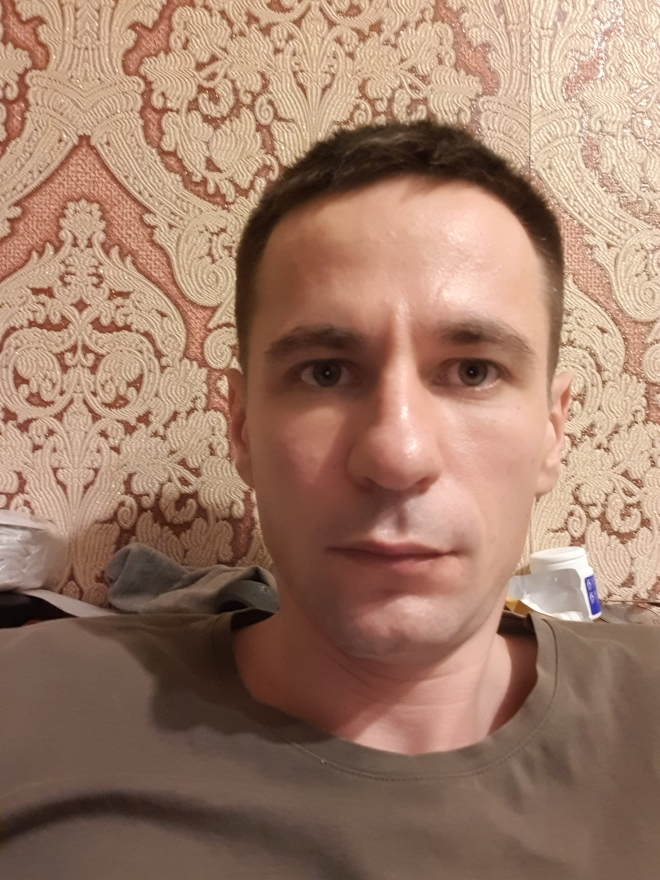
#> input picture Project Test/test.jpg, 1980 x 2640 px (shown at 1/3 size)
$ python CV_Project.py
#> lines starting #> are read from the running program, lines starting #| are printed output that depends on the picture
import cv2
import cv2.data


img = cv2.imread(r'test.jpg')
#> img is the input picture: shape (2640, 1980, 3); mean B, G, R 105.2, 124.2, 159
if img is None:
    print('Wrong path:')
    exit

img = cv2.resize(img, (720, 640))
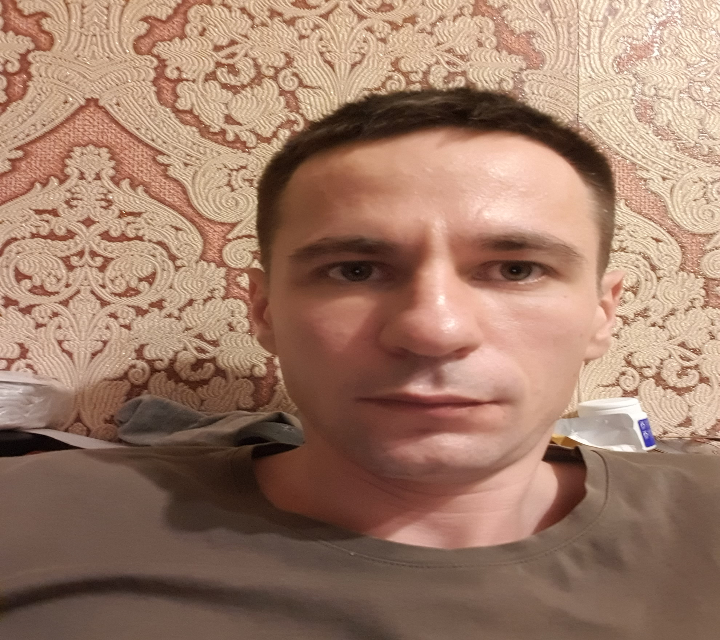
#> img: shape (640, 720, 3); mean B, G, R 105.1, 124.1, 158.9
frame = img.copy()

# ------------ Model for Age detection --------#


# Model requirements for image
ageList = ['(0-2)', '(4-6)', '(8-12)', '(15-20)',
        '(25-32)', '(38-43)', '(48-53)', '(60-100)']
#model_mean = (78.4263377603, 87.7689143744, 114.895847746)


# ------------- Model for face detection---------#
face_detector_cascade = cv2.CascadeClassifier(cv2.data.haarcascades + "haarcascade_frontalface_default.xml")

# converting to grayscale
img_gray = cv2.cvtColor(frame, cv2.COLOR_BGR2GRAY)
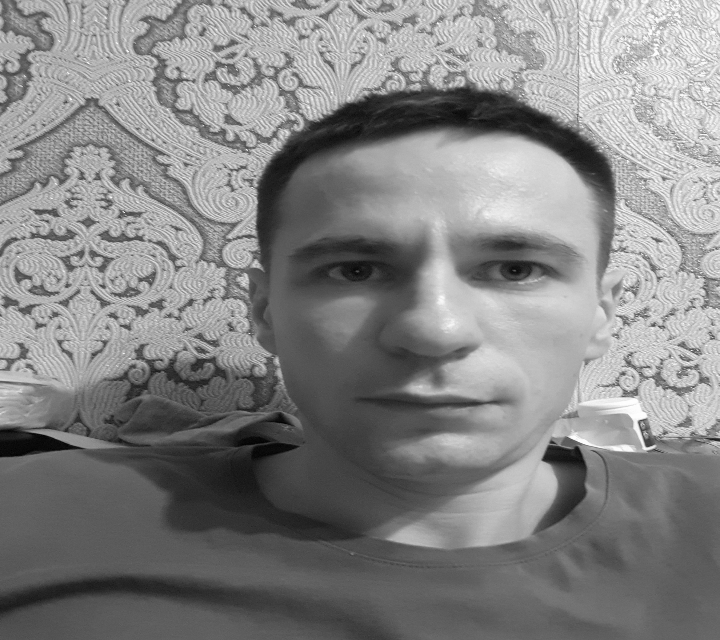
#> img_gray: shape (640, 720); min 2, max 254, mean 132.3

# -------------detecting the faces--------------#
faces = face_detector_cascade.detectMultiScale(img_gray, 1.3, 5)
#> faces = [[252, 131, 361, 361]]

# If no faces our detected
#if not faces:
#    print('No face detected')
#   #skip picture

#else:
    # --------- Bounding Face ---------#
for (x, y, w, h) in faces:
    framed = cv2.rectangle(frame, (x,y), (x+w, y+h), (0, 255, 0), 3)
    cv2.imshow('framed face', framed)
    cv2.waitKey(0)

    crop_img = img[y:y+h, x:x+w]
    cv2.imshow("cropped", crop_img)
    cv2.waitKey(0)
#> this loop made 1 pass
#> pass 1, `framed = cv2.rectangle(frame, (x,y), (x+w, y+h), (0, 255, 0), 3)`:
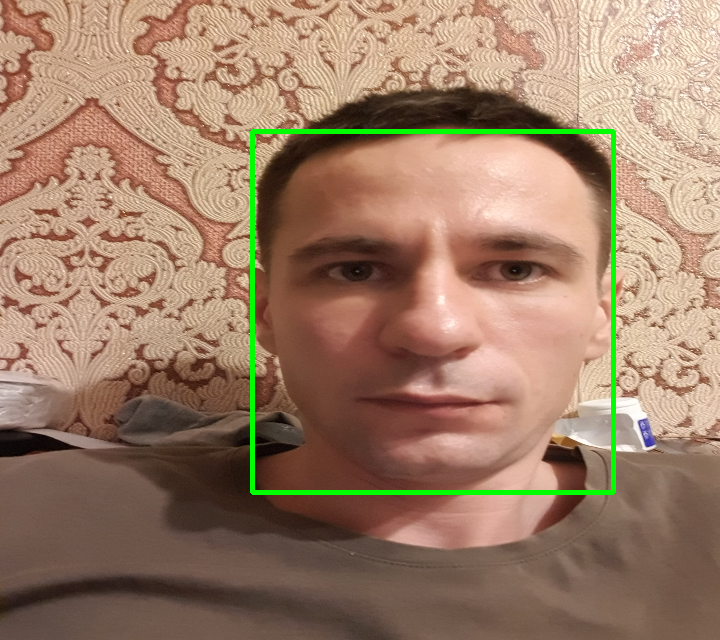
#> framed: shape (640, 720, 3); mean B, G, R 103.7, 126.4, 156.6
#> pass 1, `crop_img = img[y:y+h, x:x+w]`:
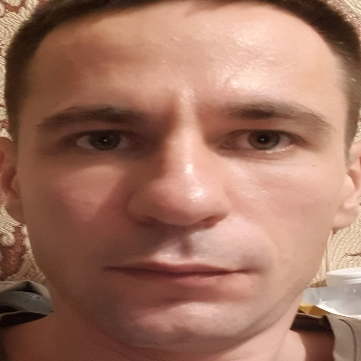
#> crop_img: shape (361, 361, 3); mean B, G, R 97.1, 114.9, 159.9

        # ----- Image preprocessing --------#


        # -------Age Prediction---------#
